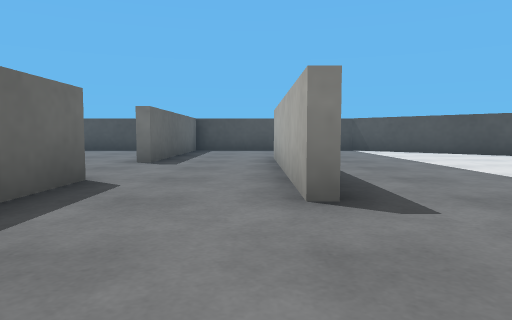
[1] (above)

18 first-person views from a walk through a world built for the Webots simulator. The camera is 0.05 m above the floor, tilts 4° down and sees 70° across. The floor is counted in squares, 0.1 m on a side. Each view is taken from the middle of a square. On the plan, view 1 faces up. The plan holds only what a view shows up to about 9 squares ahead; the rest is blank. The place goes on beyond the plan. The robots in the file are not drawn. Simple shapes and patterns stand in for the simulator's stock objects.

[2]
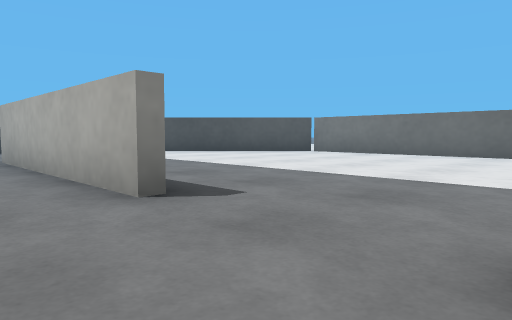

[3]
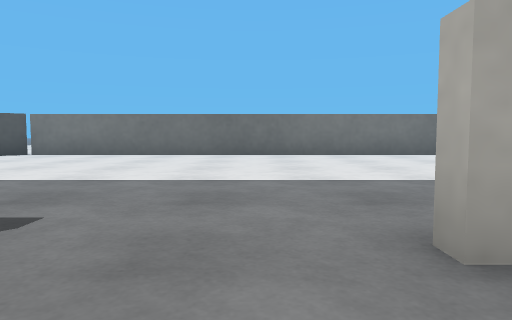

[4]
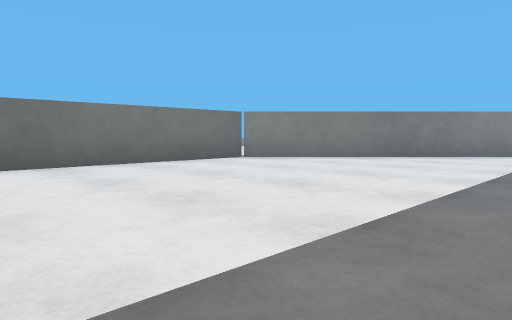

[5]
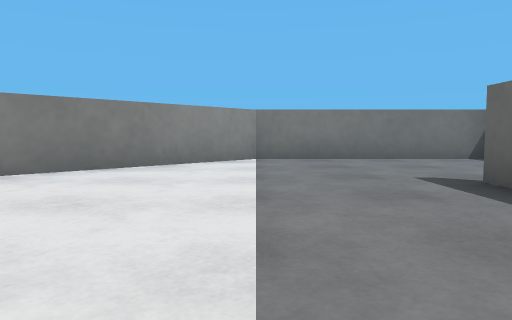

[6]
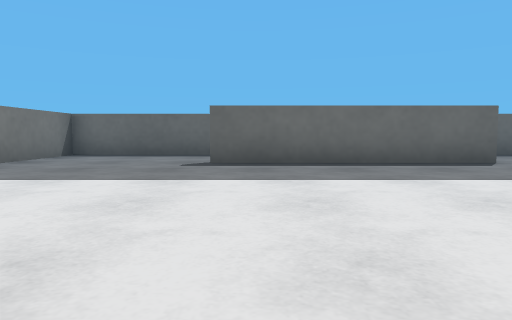

[7]
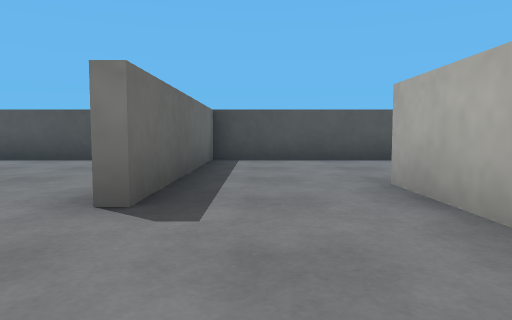

[8]
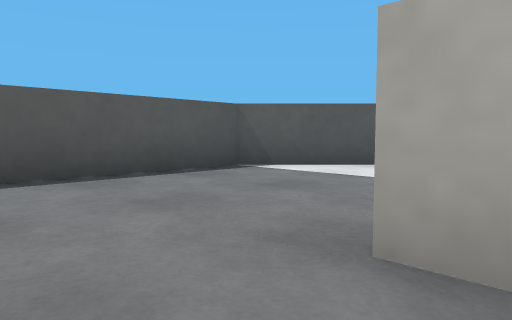

[9]
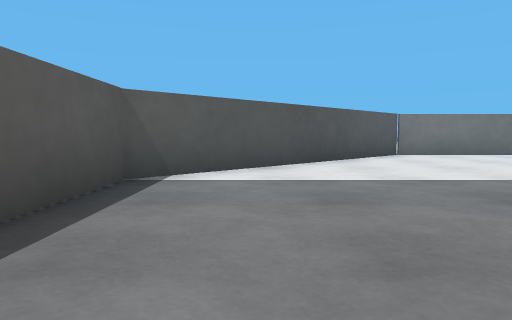

[10]
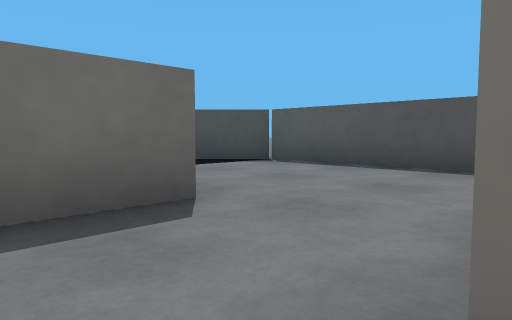

[11]
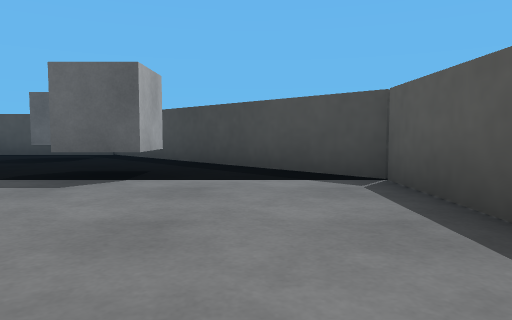

[12]
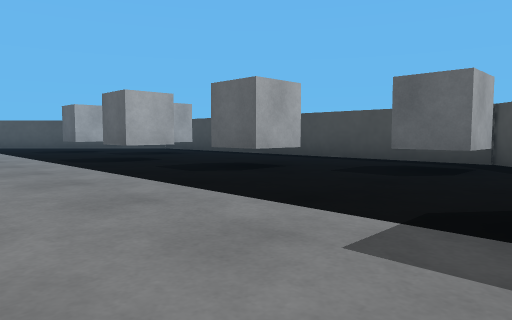

[13]
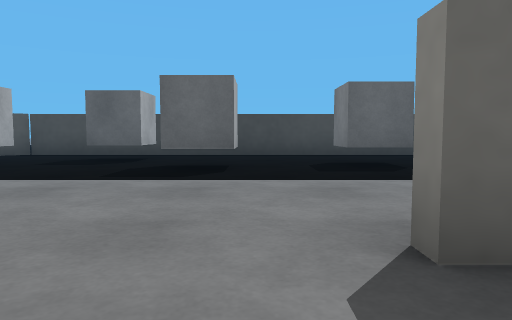

[14]
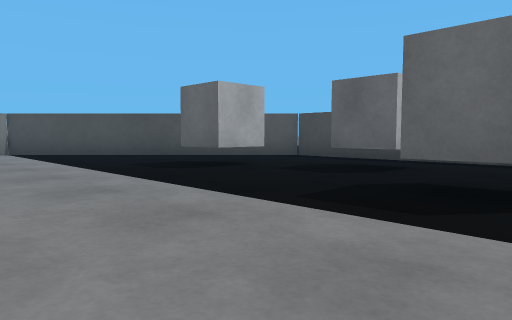

[15]
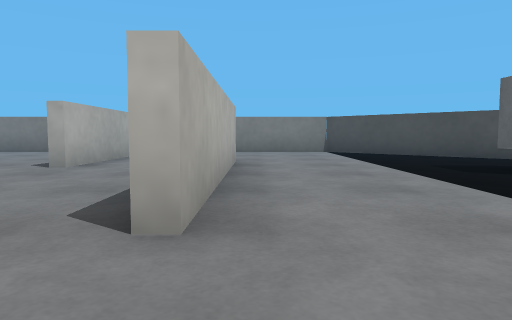

[16]
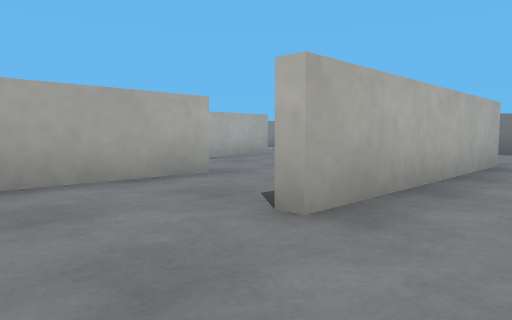

[17]
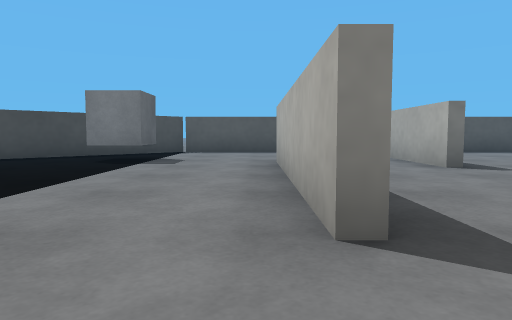

[18]
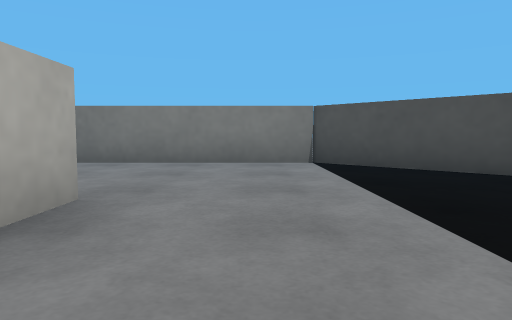

### Floor plan
Points are (right, up) in squares from view 1. A wall is a line through its corners. A room is listed if a view was taken in it or the views show most of it. See-through windows are left out.
Room 1 (views 1, 2, 3, 4, 5, 6, 7, 8, 9, 10)
walls: (0.6, 0.2) (0.6, -4.9); (0.4, 2.6) (0.4, 7.8); (-1.9, 4) (-1.9, 1.8); (0.4, -4.5) (0.4, -2.9); (-1.9, -5) (-1.9, -8.4) (3, -8.4) (7.9, -3.5) (7.9, 6.5) (3, 11.4) (-1.9, 11.4) (-1.9, 6.5)
ways out: opening at (-2, 1.5) to room 2
Room 2 (views 11, 12, 13, 14, 15, 16, 17, 18)
walls: (-4.6, 2.6) (-4.6, 7.6); (-2.1, -1) (-2.1, 1.4); (-4.4, 7.8) (-4.4, 6.4); (-2.1, 6.5) (-2.1, 8.9); (-4.6, -4.9) (-4.6, 0.2); (-2.1, -6.4) (-2.1, -3.5); (-3.3, 11.4) (-7.1, 11.4) (-12, 6.6) (-12, -3.5) (-7.1, -8.4) (-2.8, -8.4)
ways out: opening at (-2, 1.5) to room 1
objects: grey box (-11, 6) to (-10, 6); grey box (-10, -1) to (-10, 0); grey box (-9, -3); grey box (-9, 1) to (-8, 1); grey box (-9, 4); grey box (-8, 8) to (-7, 8)

Positions as (right, up) in squares from view 1, and headings:
1: (0, 0), facing up
2: (-1, 0), facing up-right
3: (-1, 1), facing right
4: (2, 2), facing down-right
5: (3, -1), facing down
6: (7, -4), facing left
7: (-1, 4), facing up
8: (-1, 7), facing up-right
9: (-1, 10), facing right
10: (-2, 6), facing up-left
11: (-3, 10), facing left
12: (-5, 8), facing down-left
13: (-3, 2), facing left
14: (-5, 2), facing down-left
15: (-5, 2), facing down
16: (-6, 2), facing down-right
17: (-5, 1), facing up
18: (-6, -2), facing down
